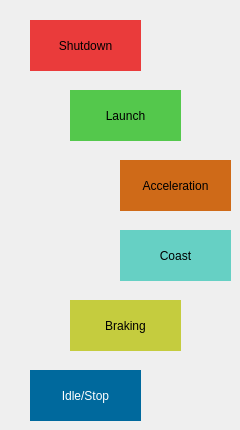
      <widget class="QWidget" name="tab_2">
       <attribute name="title">
        <string>Pod Phase</string>
       </attribute>
       <widget class="QLabel" name="accel_ind">
        <property name="geometry">
         <rect>
          <x>120</x>
          <y>160</y>
          <width>111</width>
          <height>51</height>
         </rect>
        </property>
        <property name="styleSheet">
         <string notr="true">background-color: rgb(207, 106, 24);</string>
        </property>
        <property name="text">
         <string>Acceleration</string>
        </property>
        <property name="alignment">
         <set>Qt::AlignCenter</set>
        </property>
       </widget>
       <widget class="QLabel" name="braking_ind">
        <property name="geometry">
         <rect>
          <x>70</x>
          <y>300</y>
          <width>111</width>
          <height>51</height>
         </rect>
        </property>
        <property name="styleSheet">
         <string notr="true">color: rgb(0, 0, 0);
background-color: rgb(197, 204, 62);</string>
        </property>
        <property name="text">
         <string>Braking</string>
        </property>
        <property name="alignment">
         <set>Qt::AlignCenter</set>
        </property>
       </widget>
       <widget class="QLabel" name="coast_ind">
        <property name="geometry">
         <rect>
          <x>120</x>
          <y>230</y>
          <width>111</width>
          <height>51</height>
         </rect>
        </property>
        <property name="styleSheet">
         <string notr="true">color: rgb(0, 0, 0);
background-color: rgb(102, 208, 196);</string>
        </property>
        <property name="text">
         <string>Coast</string>
        </property>
        <property name="alignment">
         <set>Qt::AlignCenter</set>
        </property>
       </widget>
       <widget class="QLabel" name="launch_ind">
        <property name="geometry">
         <rect>
          <x>70</x>
          <y>90</y>
          <width>111</width>
          <height>51</height>
         </rect>
        </property>
        <property name="styleSheet">
         <string notr="true">color: rgb(0, 0, 0);
background-color: rgb(84, 200, 76);</string>
        </property>
        <property name="text">
         <string>Launch</string>
        </property>
        <property name="alignment">
         <set>Qt::AlignCenter</set>
        </property>
       </widget>
       <widget class="QLabel" name="shutdown_ind">
        <property name="geometry">
         <rect>
          <x>30</x>
          <y>20</y>
          <width>111</width>
          <height>51</height>
         </rect>
        </property>
        <property name="styleSheet">
         <string notr="true">background-color: rgb(234, 59, 59);</string>
        </property>
        <property name="text">
         <string>Shutdown</string>
        </property>
        <property name="alignment">
         <set>Qt::AlignCenter</set>
        </property>
       </widget>
       <widget class="QLabel" name="idle_stop_ind">
        <property name="geometry">
         <rect>
          <x>30</x>
          <y>370</y>
          <width>111</width>
          <height>51</height>
         </rect>
        </property>
        <property name="styleSheet">
         <string notr="true">color: rgb(255, 255, 255);
background-color: rgb(0, 105, 157);</string>
        </property>
        <property name="text">
         <string>Idle/Stop</string>
        </property>
        <property name="alignment">
         <set>Qt::AlignCenter</set>
        </property>
       </widget>
      </widget>
